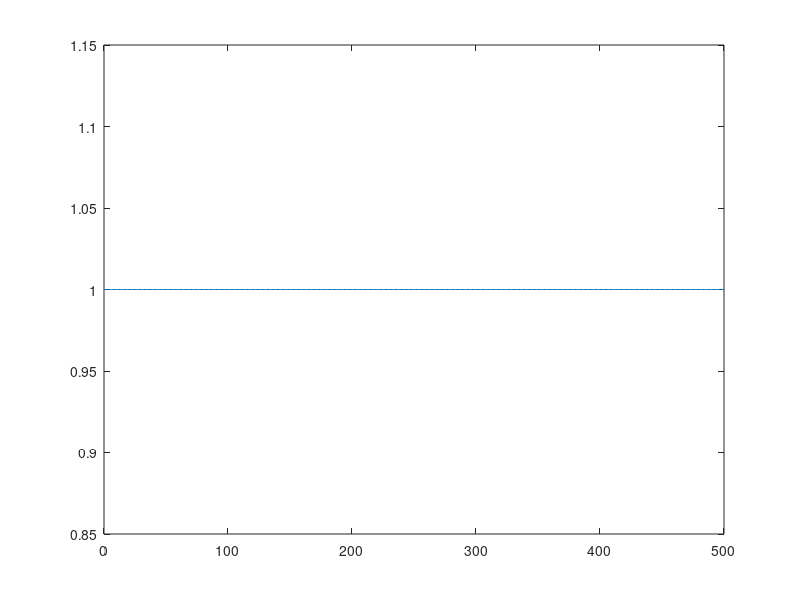
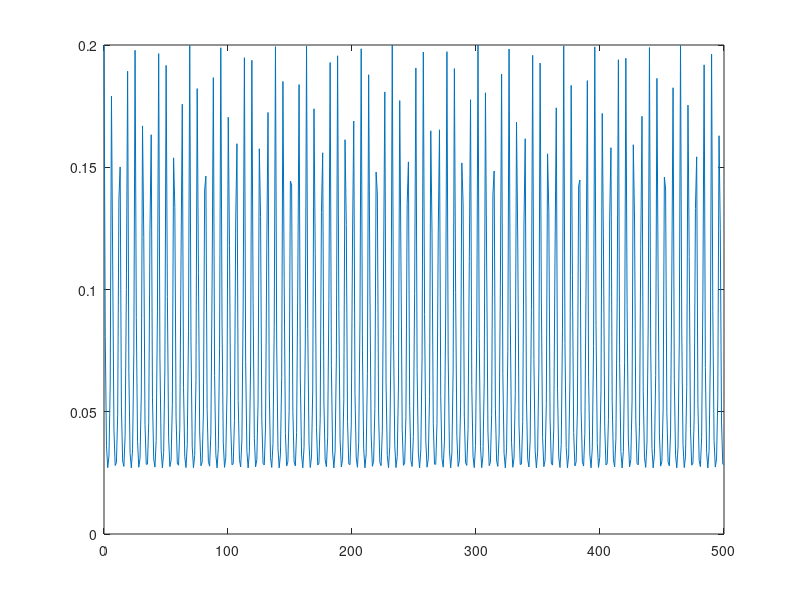

These figures' MATLAB source, in order:
% generate signals x and y
time = 1000;
srate = 1;
% create vectors 
y = zeros(time, 1);
x = zeros(time, 1);
sigma = 1;
mu = 0;
theta = 0.5;
phi = 0.25;
epsilon = normrnd(mu, sigma, time, 1);
delta = normrnd(mu, sigma, time, 1);
% loop
for t = 2:1000
    y(t) = theta*y(t-1) + delta(t);
    x(t)= phi*x(t-1) + phi*y(t-1) + epsilon(t);
end

% compute spectral densities
Sxx = abs(fft(x)).^2;
Syy = abs(fft(y)).^2;
Sxy = fft(x).*conj(fft(y));

% compute coherence 
coh = ((abs(Sxy)).^2)./((Sxx).*(Syy));

% plot coherence
coh = [coh(1:time/2)]
% create frequency vector
freq = linspace(0, time/2, time/2)
figure()
plot1 = plot(freq,coh)

% plot derived coherence function
coh2 = 1./(21-16*cos(freq))
figure()
plot2 = plot(freq, coh2)



